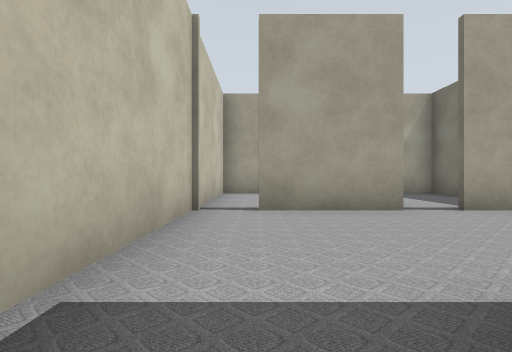
view 1 (above)

16 first-person views from a walk through a robot-simulator world made for Gazebo. The camera is 0.5 m above the floor, looks level and sees 80° across. The lines on the ground mark 1 m squares. The floor is counted in squares, 1 m on a side. Each view is taken from the middle of a square. On the plan, view 1 faces up. The plan holds only what a view shows up to about 9 squares ahead; the rest is blank. The place goes on beyond the plan. Robots are left out.

view 2
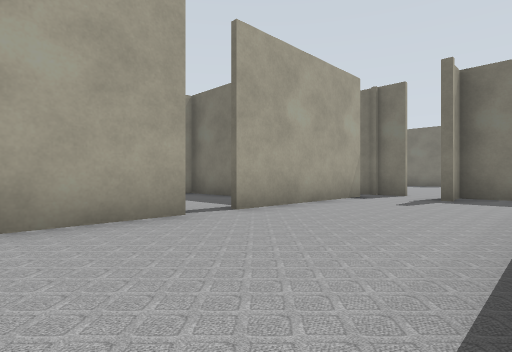

view 3
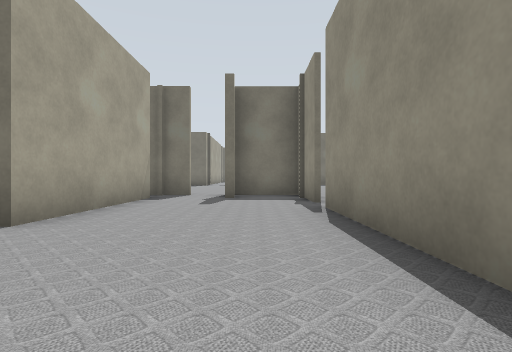

view 4
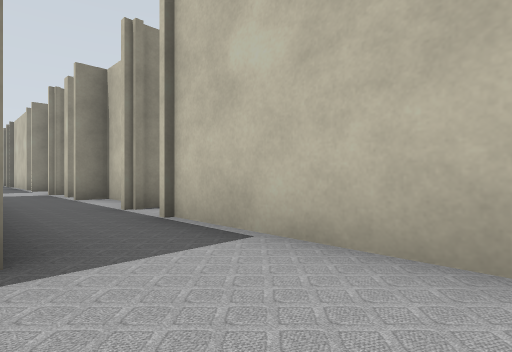

view 5
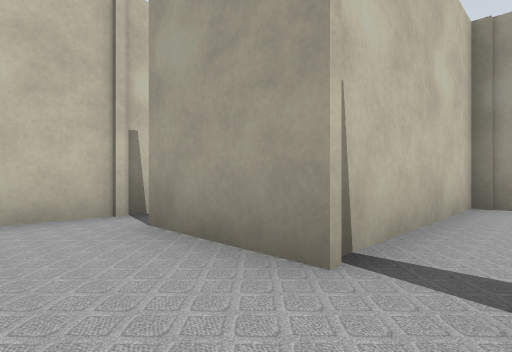

view 6
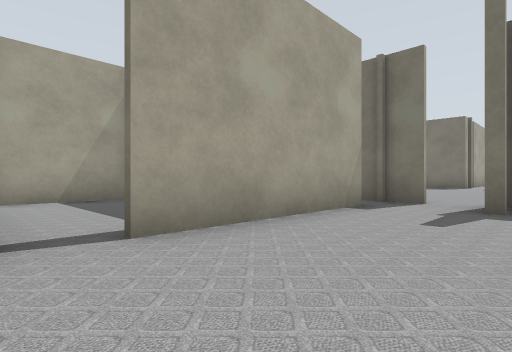

view 7
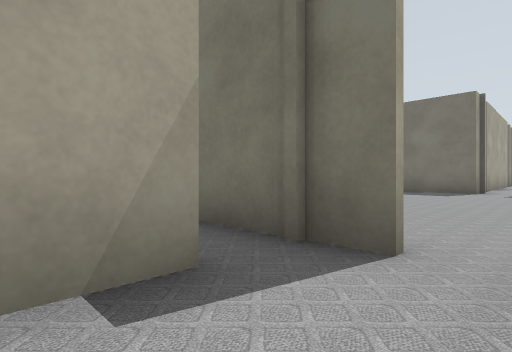

view 8
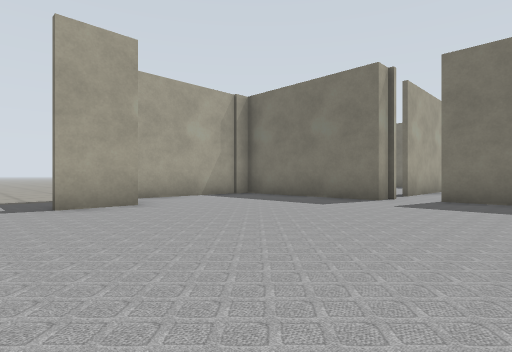

view 9
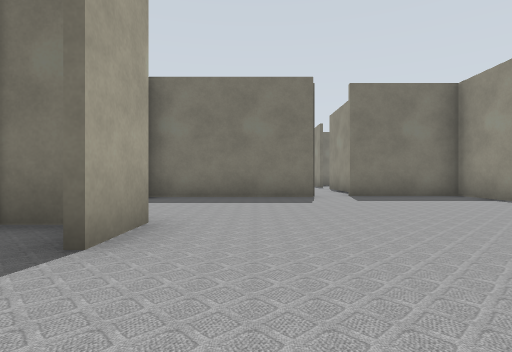

view 10
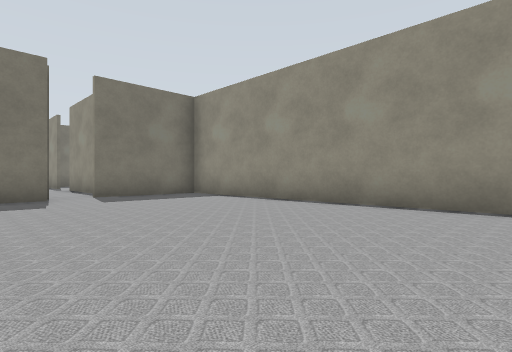

view 11
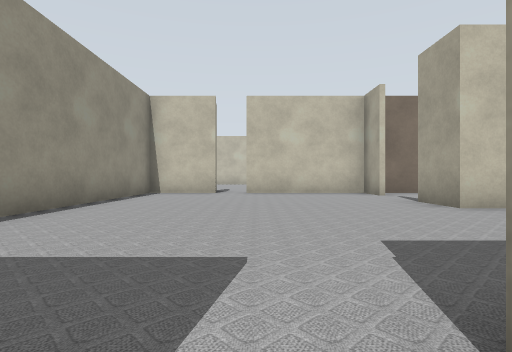

view 12
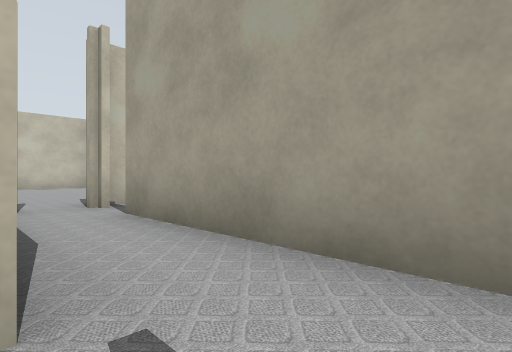

view 13
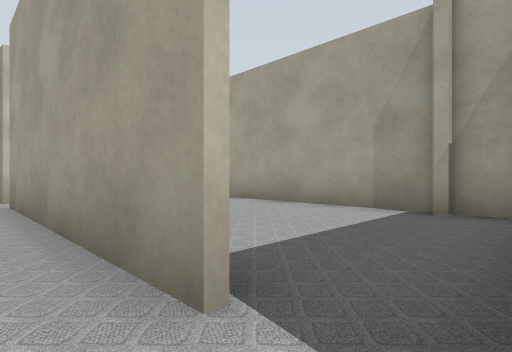

view 14
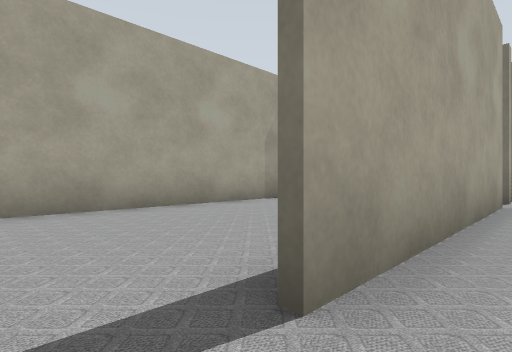

view 15
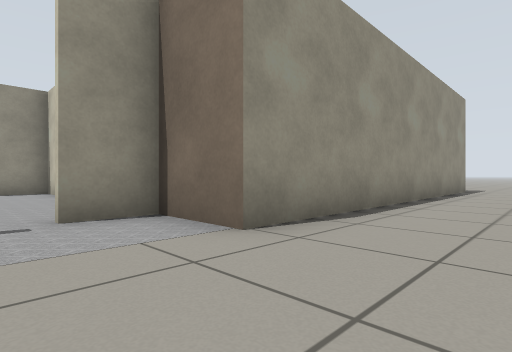

view 16
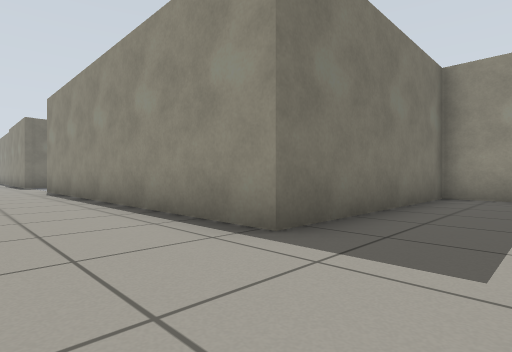

### Floor plan
Key: @ floor where view 1 was taken; # wall or solid block; x gap in a wall; . floor.
Columns run from 3 left of view 1 to 24 right of it. Each row starts with its distance up from view 1.
 12               ..
 11 ......  ........
 10 ................
  9 ..##########...#############
  8 ..#. #..#  #...#...#......
  7 ..#. #..#  ##..#...#.......
  6 ..#. #..#  #.......# ......
  5  .#x##x###x#.......##x####x#
  4  .#........x................
  3  ##.......##........####..
  2   #........#........#
  1   #.####xx###########
  0   #@
 -1   #.
 -2   #.
 -3   #.
 -4   #.
 -5   #.
 -6   #.
 -7   ..
 -8   ..

Positions as (right, up) in squares from view 1, and headings:
1: (0, 0), facing up
2: (0, 1), facing up-right
3: (0, 2), facing right
4: (1, 3), facing down-left
5: (3, 3), facing up-left
6: (2, 2), facing up-right
7: (6, 3), facing up-right
8: (10, 2), facing up-right
9: (9, 6), facing right
10: (9, 6), facing down-right
11: (17, 4), facing left
12: (22, 3), facing up-left
13: (24, 4), facing up-left
14: (17, 4), facing up-right
15: (10, 11), facing down-left
16: (-3, 11), facing down-right
